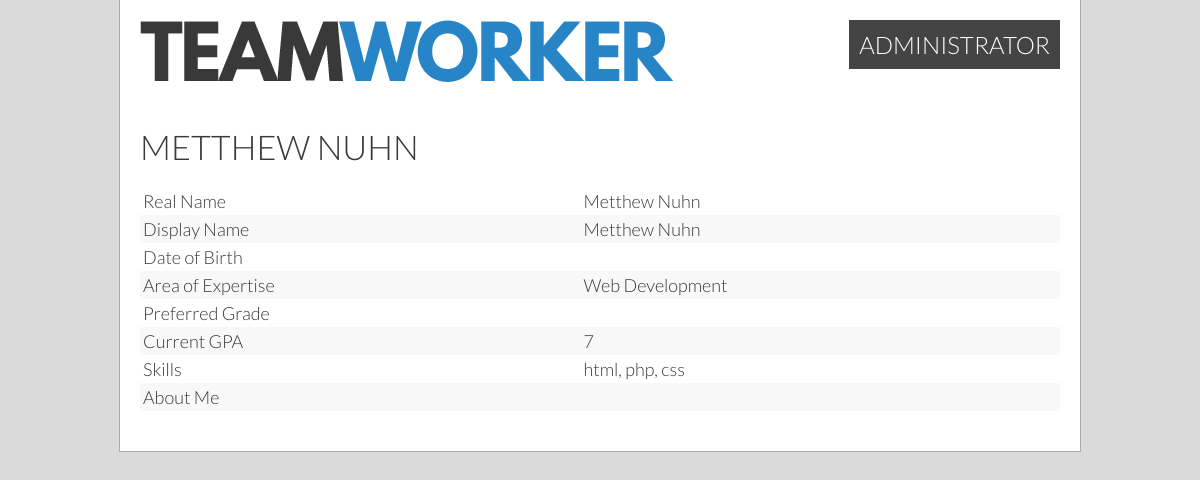
The app's page /?page=viewProfile&id=58 (signed in) with its own data.
### tables this page shows
CREATE TABLE `users` (
  `id` int(11) unsigned NOT NULL AUTO_INCREMENT,
  `permissions` int(11) NOT NULL DEFAULT '1',
  `currentGroup` int(11) DEFAULT '0',
  `groupLeader` tinyint(1) DEFAULT NULL,
  `name` varchar(40) DEFAULT NULL,
  `displayName` varchar(30) DEFAULT NULL,
  `email` varchar(40) DEFAULT NULL,
  `password` char(64) DEFAULT NULL,
  `dob` date DEFAULT NULL,
  `mainArea` varchar(30) DEFAULT NULL,
  `skills` text,
  `gpa` double DEFAULT NULL,
  `goal` double DEFAULT NULL,
  `bio` varchar(300) DEFAULT NULL,
  `studentID` varchar(255) DEFAULT NULL,
  PRIMARY KEY (`id`),
  UNIQUE KEY `email` (`email`),
  UNIQUE KEY `studentID` (`studentID`)
);

### userHandler.php (called while the page is built, shortened)
<?php
if(isset($_SESSION['id'])) {
  $sessionId = $_SESSION['id'];
  $query = ('SELECT * FROM users WHERE id = :id');
  $statement = $db -> prepare($query);
  $statement -> bindValue(':id', $sessionId);
  if (!$statement -> execute()) { print_r($statement->errorInfo()); }
  $result = $statement -> fetch(PDO::FETCH_ASSOC);
  $realName = $result['name'];
  if($result['displayName'] == "") {
    $userName = $realName;
  } else {
    $userName = $result['displayName'];
  }
}
?>

### viewProfile.php (the view, shortened to what this page needs)
<body>
  <main>
    <?php include "header.inc";
    if(isset($_GET['id'])) {
      $query = ('SELECT * FROM users WHERE id = :id');
      $statement = $db -> prepare($query);
      $statement -> bindValue(':id', $_GET['id']);
      if (!$statement -> execute()) { print_r($statement->errorInfo()); }
      $result = $statement -> fetch(PDO::FETCH_ASSOC);
      $realName = $result['name'];
      if($result['displayName'] == "") {
        $userName = $realName;
      } else {
        $userName = $result['displayName'];
      }
      $dob = $result['dob'];
      $areaExpertise = $result['mainArea'];
      $bio = $result['bio'];
      $gpa = $result['gpa'];
      $goal = $result['goal'];
      $skills = $result['skills'];
    }
    ?>
    <div class="content" id="readonly">
      <h1><?=$userName?></h1>
      <table>
        <tr><td>Real Name</td> <td><?=$realName?></td></tr>
        <tr><td>Display Name</td> <td><?=$userName?></td></tr>
        <tr><td>Date of Birth</td> <td><?=$dob?></td></tr>
        <tr><td>Area of Expertise</td>  <td><?=$areaExpertise?></td></tr>
        <tr><td>Preferred Grade</td>  <td><?=$goal?></td></tr>
        <tr><td>Current GPA</td>  <td><?=$gpa?></td></tr>
        <tr><td>Skills</td>  <td><?=$skills?></td></tr>
        <tr><td>About Me</td> <td><?=$bio?></td></tr>
      </table>
    </div>
  </main>
</body>
</html>

### header.inc (shortened to what this page needs)
<header>
    <a href="/" id="logo"><img src="_resources/teamworker.png"></a>
    <nav>
      <div class="topNavProfile">
        <a href='/?page=profile'><?=$userName?></a>
      </div>
    </nav>
</header>

### style.css (style rules this page uses)
body { margin: 0; padding:0; font-family: 'Lato', sans-serif; font-weight: 300; font-size:20px; }
main { width:960px; height:auto; margin:0 auto; }
.content { margin: 20px; overflow: auto; }
h1 { font-weight:300; font-size:1.7em; text-transform:uppercase; margin: 15px 0; }
.content h1:first-child { margin-top:0; }
a { text-decoration:none; color:inherit; transition: opacity 0.3s ease; }
header { padding:20px; }
#logo { display:inline-block; }
nav { font-size:1.2em; text-transform: uppercase; display:inline-block; float:right; }
.topNavProfile { background: #444; padding: 10px; }
.topNavProfile a { color: #fff; }
table { width:100%; box-sizing:border-box; font-size:0; border-spacing:0; margin:20px 0; }
td, th { font-size:18px; padding:3px; margin:0; text-align:left; min-height:1em; }

### colour.css (style rules this page uses)
body, .grain { background-color:#dadada; background-image:url(_resources/15p-grey.jpg); }
main { background-color:white; }
tr:nth-child(even) { background-color:#f8f8f8; }
body, main { color:#393939; }
main { border: 1px solid #a8aeaf; border-top:none; }

### records on screen
users: displayName "ADMINISTRATOR"
users: name "METTHEW NUHN", name "Metthew Nuhn", mainArea "Web Development", gpa "7", skills "html, php, css"
